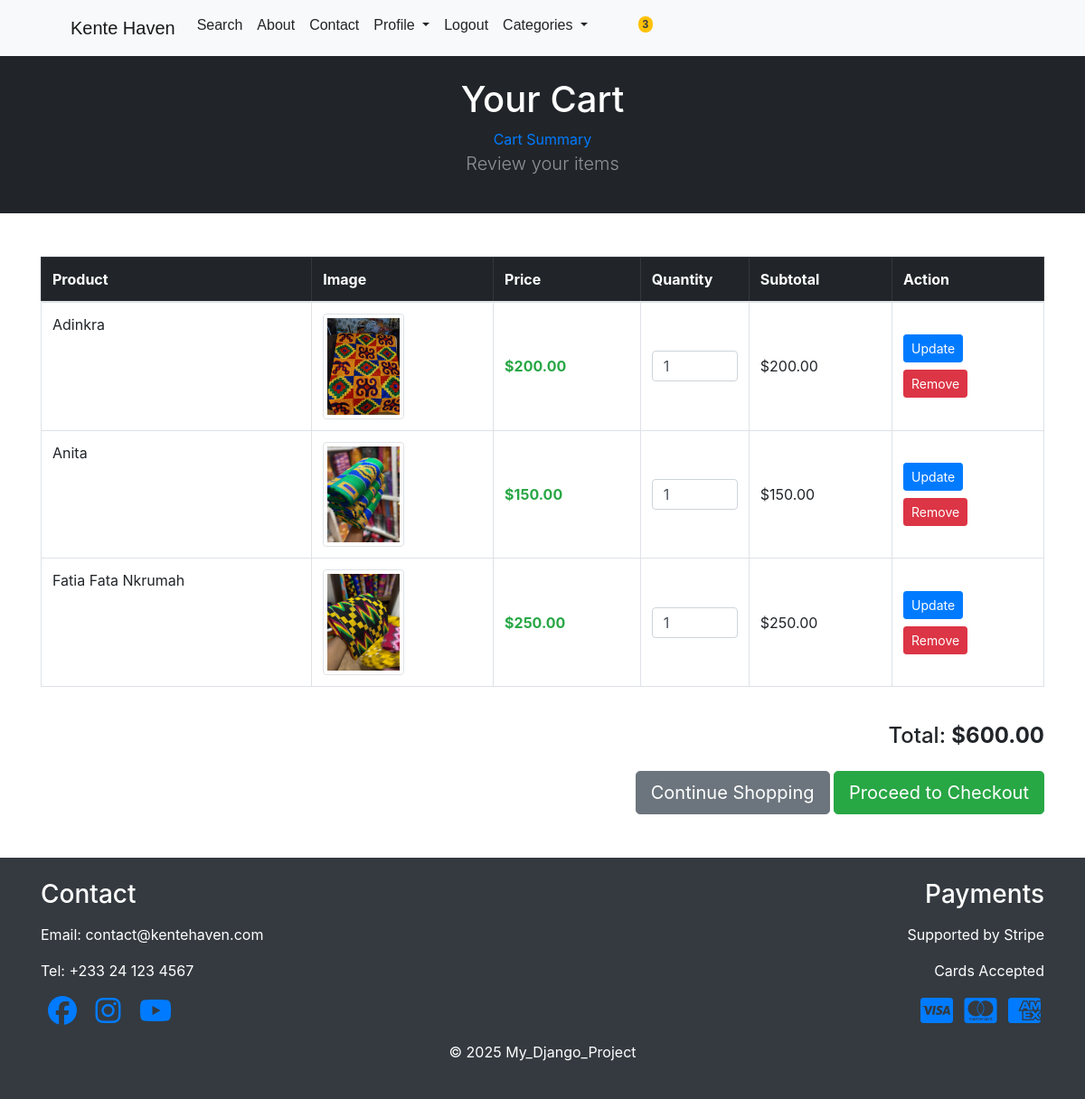
The app's page /cart/ (signed in), older data.
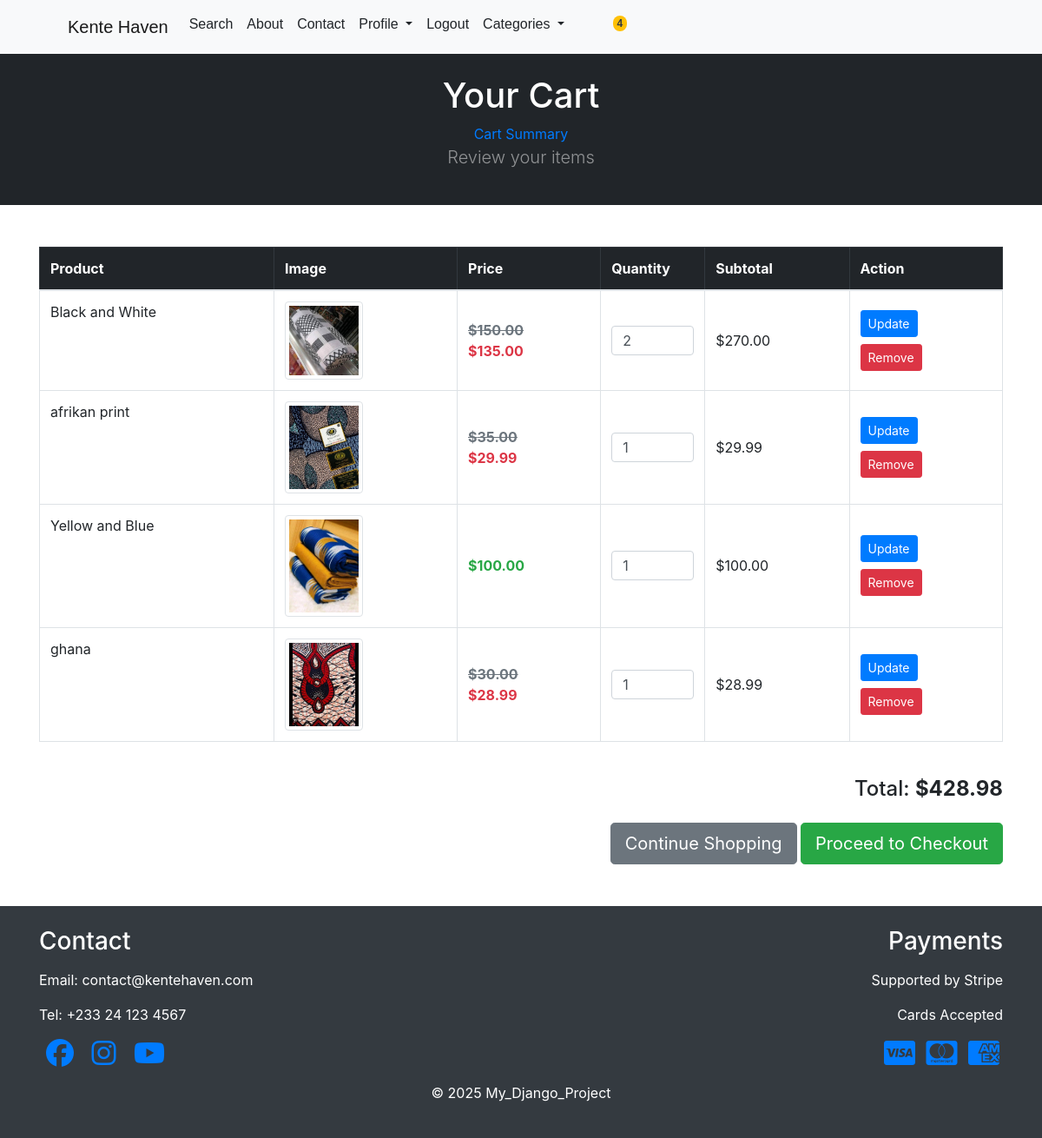
The same page, newer data.
### products/models.py (models this page shows, shortened)
class Product(models.Model):
    name = models.CharField(max_length=100)
    category = models.ForeignKey(Category, on_delete=models.CASCADE, default=1)
    description = models.TextField(blank=True, max_length=250, default='', null=True)
    price = models.DecimalField(default=0, max_digits=10, decimal_places=2)
    image = models.ImageField(upload_to='uploads/products/', blank=True, null=True, default='images/red-kente.JPG')
    is_sale = models.BooleanField(default=False)
    sale_price = models.DecimalField(default=0, max_digits=10, decimal_places=2, null=True, blank=True)
    stock = models.PositiveIntegerField(default=0)
    @property
    def current_price(self):
        if self.is_sale and self.sale_price:
            return self.sale_price
        return self.price

### cart/views.py (the view)
# urls.py: path('', views.cart_summary, name="cart_summary"),
def cart_summary(request):
    cart = Cart(request)
    items = []
    for key, value in cart.cart.items():
        product_id = int(key)  # convert key from string to int
        product = get_object_or_404(Product, id=product_id)
        quantity = int(value.get("quantity", 1))
        price = float(product.current_price)
        subtotal = price * quantity
        items.append({
            "product": product,
            "quantity": quantity,
            "price": price,
            "subtotal": subtotal,
        })
    context = {
        "cart_items": items,
        "cart_total": cart.get_total(),
    }
    return render(request, "cart/cart_summary.html", context)

### cart/cart.py (called while the page is built)
    def get_total(self):
        total = 0
        for product_id, item in self.cart.items():
            try:
                product = Product.objects.get(id=product_id)
                price = float(product.current_price)
            except Product.DoesNotExist:
                price = float(item.get("price", 0))
            total += price * int(item.get("quantity", 1))
        return total

### cart/context_processors.py (called while the page is built)
def cart(request):
    return {'cart': Cart(request)}

### cart/templates/cart/cart_summary.html (shortened to what this page needs)
{% extends 'base.html' %}
{% load static %}
{% block content %}
<header class="bg-dark py-4">
    <div class="container">
        <div class="text-center text-white">
            <h1 class="fw-bolder">Your Cart</h1>
            <a href="{% url 'cart_summary' %}">Cart Summary</a>
            <p class="lead text-white-50">Review your items</p>
        </div>
    </div>
</header>
<div class="container my-5">
    {% if cart_items %}
        <div class="table-responsive">
            <table class="table table-bordered align-middle">
                <thead class="table-dark">
                    <tr>
                        <th>Product</th>
                        <th>Image</th>
                        <th>Price</th>
                        <th>Quantity</th>
                        <th>Subtotal</th>
                        <th>Action</th>
                    </tr>
                </thead>
                <tbody>
                    {% for item in cart_items %}
                    <tr>
                        <td class="align-right">{{ item.product.name }}</td>
                        <td>
                            <img src="{{ item.product.image.url }}"
                                 width="90" height="90"
                                 class="img-thumbnail">
                        </td>
                        <td class="align-middle">
                            {% if item.product.is_sale and item.product.sale_price %}
                                <span class="text-muted font-weight-bold">
                                    <s>${{ item.product.price|floatformat:2 }}</s>
                                </span>
                                <br>
                                <span class="text-danger font-weight-bold">
                                    ${{ item.price|floatformat:2 }}
                                </span>
                            {% else %}
                                <span class="text-success font-weight-bold">
                                    ${{ item.price|floatformat:2 }}
                                </span>
                            {% endif %}
                        </td>
                        <td class="align-middle" style="width:120px;">
                            <form action="{% url 'cart_update' %}" method="POST">
                                <input type="number"
                                       name="quantity"
                                       min="1"
                                       value="{{ item.quantity }}"
                                       class="form-control form-control-sm">
                        </td>
                        <td class="align-middle">
                            ${{ item.subtotal|floatformat:2 }}
                        </td>
                        <td class="align-middle">
                            <button class="btn btn-primary btn-sm mb-2">Update</button>
                            <form action="{% url 'cart_delete' %}" method="POST">
                                <button class="btn btn-danger btn-sm">Remove</button>
                            </form>
                        </td>
                    </tr>
                    {% endfor %}
                </tbody>
            </table>
        </div>
        <div class="text-right mt-4">
        <h4>Total: <strong>${{ cart_total|floatformat:2 }}</strong></h4>
        <a href="{% url 'home' %}" class="btn btn-secondary btn-lg mt-3">Continue Shopping</a>
        <a href="{% url 'payment:checkout' %}" class="btn btn-success btn-lg mt-3">Proceed to Checkout</a>
    </div>
    {% else %}
        <div class="text-center py-5">
            <h3>Your cart is empty</h3>
            <a href="{% url 'home' %}" class="btn btn-primary mt-4">Go Shopping</a>
        </div>
    {% endif %}
</div>
{% endblock %}

Row changes from the older to the newer data that the page shows:
no longer on this page (row edited): Product: product.name "Adinkra", product.image (picture), price "200.00", quantity "1", subtotal "200.00"
no longer on this page (row edited): Product: product.name "Anita", product.image (picture), price "150.00", quantity "1", subtotal "150.00"
no longer on this page (row edited): Product: product.name "Fatia Fata Nkrumah", product.image (picture), price "250.00", quantity "1", subtotal "250.00"
now on this page (row edited): Product: product.name "Black and White", product.image (picture), product.price "150.00", price "135.00", quantity "2", subtotal "270.00"
now on this page (row edited): Product: product.name "afrikan print", product.image (picture), product.price "35.00", price "29.99", quantity "1", subtotal "29.99"
now on this page (row edited): Product: product.name "Yellow and Blue", product.image (picture), price "100.00", quantity "1", subtotal "100.00"
now on this page (row edited): Product: product.name "ghana", product.image (picture), product.price "30.00", price "28.99", quantity "1", subtotal "28.99"
Text that changed along with them:
{{ total_items }}: "3" → "4"
{{ cart_total|floatformat:2 }}: "600.00" → "428.98"
